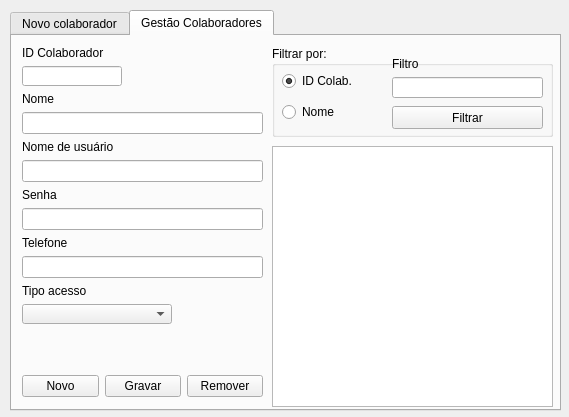
<?xml version="1.0" encoding="UTF-8"?>
<ui version="4.0">
 <class>fm_gestaoColaboradores</class>
 <widget class="QDialog" name="fm_gestaoColaboradores">
  <property name="geometry">
   <rect>
    <x>0</x>
    <y>0</y>
    <width>569</width>
    <height>417</height>
   </rect>
  </property>
  <property name="windowTitle">
   <string>Dialog</string>
  </property>
  <widget class="QTabWidget" name="tabWidget">
   <property name="geometry">
    <rect>
     <x>10</x>
     <y>10</y>
     <width>551</width>
     <height>401</height>
    </rect>
   </property>
   <property name="currentIndex">
    <number>1</number>
   </property>
   <widget class="QWidget" name="tab_novoColaborador">
    <attribute name="title">
     <string>Novo colaborador</string>
    </attribute>
    <widget class="QWidget" name="layoutWidget">
     <property name="geometry">
      <rect>
       <x>10</x>
       <y>10</y>
       <width>521</width>
       <height>221</height>
      </rect>
     </property>
     <layout class="QVBoxLayout" name="verticalLayout_6">
      <item>
       <layout class="QHBoxLayout" name="horizontalLayout_2">
        <item>
         <layout class="QVBoxLayout" name="verticalLayout">
          <item>
           <widget class="QLabel" name="label">
            <property name="text">
             <string>Nome</string>
            </property>
           </widget>
          </item>
          <item>
           <widget class="QLineEdit" name="txt_novo_nomeColab"/>
          </item>
         </layout>
        </item>
        <item>
         <layout class="QVBoxLayout" name="verticalLayout_2">
          <item>
           <widget class="QLabel" name="label_2">
            <property name="text">
             <string>Nome de usuário</string>
            </property>
           </widget>
          </item>
          <item>
           <widget class="QLineEdit" name="txt_novo_userColab"/>
          </item>
         </layout>
        </item>
        <item>
         <layout class="QVBoxLayout" name="verticalLayout_3">
          <item>
           <widget class="QLabel" name="label_3">
            <property name="text">
             <string>Senha</string>
            </property>
           </widget>
          </item>
          <item>
           <widget class="QLineEdit" name="txt_novo_passColab">
            <property name="echoMode">
             <enum>QLineEdit::Password</enum>
            </property>
           </widget>
          </item>
         </layout>
        </item>
       </layout>
      </item>
      <item>
       <spacer name="verticalSpacer">
        <property name="orientation">
         <enum>Qt::Vertical</enum>
        </property>
        <property name="sizeType">
         <enum>QSizePolicy::Fixed</enum>
        </property>
        <property name="sizeHint" stdset="0">
         <size>
          <width>20</width>
          <height>20</height>
         </size>
        </property>
       </spacer>
      </item>
      <item>
       <layout class="QHBoxLayout" name="horizontalLayout_3">
        <item>
         <layout class="QVBoxLayout" name="verticalLayout_4">
          <item>
           <widget class="QLabel" name="label_4">
            <property name="text">
             <string>Telefone</string>
            </property>
           </widget>
          </item>
          <item>
           <widget class="QLineEdit" name="txt_novo_telefoneColab"/>
          </item>
         </layout>
        </item>
        <item>
         <layout class="QVBoxLayout" name="verticalLayout_5">
          <item>
           <widget class="QLabel" name="label_5">
            <property name="text">
             <string>Tipo acesso</string>
            </property>
           </widget>
          </item>
          <item>
           <widget class="QComboBox" name="cb_novo_acessoColab"/>
          </item>
         </layout>
        </item>
        <item>
         <spacer name="horizontalSpacer">
          <property name="orientation">
           <enum>Qt::Horizontal</enum>
          </property>
          <property name="sizeHint" stdset="0">
           <size>
            <width>40</width>
            <height>20</height>
           </size>
          </property>
         </spacer>
        </item>
       </layout>
      </item>
      <item>
       <spacer name="verticalSpacer_2">
        <property name="orientation">
         <enum>Qt::Vertical</enum>
        </property>
        <property name="sizeHint" stdset="0">
         <size>
          <width>20</width>
          <height>40</height>
         </size>
        </property>
       </spacer>
      </item>
      <item>
       <layout class="QHBoxLayout" name="horizontalLayout">
        <item>
         <widget class="QPushButton" name="btn_novo_novoColab">
          <property name="text">
           <string>Novo</string>
          </property>
         </widget>
        </item>
        <item>
         <widget class="QPushButton" name="btn_gravar_novoColab">
          <property name="text">
           <string>Gravar</string>
          </property>
         </widget>
        </item>
       </layout>
      </item>
     </layout>
    </widget>
   </widget>
   <widget class="QWidget" name="tab_gestaoColaboradores">
    <attribute name="title">
     <string>Gestão Colaboradores</string>
    </attribute>
    <widget class="QGroupBox" name="groupBox">
     <property name="geometry">
      <rect>
       <x>260</x>
       <y>10</y>
       <width>281</width>
       <height>91</height>
      </rect>
     </property>
     <property name="title">
      <string>Filtrar por:</string>
     </property>
     <widget class="QPushButton" name="btn_ge_filtrar">
      <property name="geometry">
       <rect>
        <x>120</x>
        <y>60</y>
        <width>151</width>
        <height>23</height>
       </rect>
      </property>
      <property name="text">
       <string>Filtrar</string>
      </property>
     </widget>
     <widget class="QWidget" name="layoutWidget">
      <property name="geometry">
       <rect>
        <x>10</x>
        <y>20</y>
        <width>101</width>
        <height>61</height>
       </rect>
      </property>
      <layout class="QVBoxLayout" name="verticalLayout_13">
       <item>
        <widget class="QRadioButton" name="rb_ge_idColab">
         <property name="text">
          <string>ID Colab.</string>
         </property>
         <property name="checked">
          <bool>true</bool>
         </property>
        </widget>
       </item>
       <item>
        <widget class="QRadioButton" name="rb_ge_nomeColab">
         <property name="text">
          <string>Nome</string>
         </property>
        </widget>
       </item>
      </layout>
     </widget>
     <widget class="QWidget" name="layoutWidget">
      <property name="geometry">
       <rect>
        <x>120</x>
        <y>11</y>
        <width>151</width>
        <height>41</height>
       </rect>
      </property>
      <layout class="QVBoxLayout" name="verticalLayout_14">
       <item>
        <widget class="QLabel" name="label_11">
         <property name="text">
          <string>Filtro</string>
         </property>
        </widget>
       </item>
       <item>
        <widget class="QLineEdit" name="txt_ge_filtro"/>
       </item>
      </layout>
     </widget>
    </widget>
    <widget class="QTableWidget" name="tw_ge_listarColab">
     <property name="geometry">
      <rect>
       <x>260</x>
       <y>110</y>
       <width>281</width>
       <height>261</height>
      </rect>
     </property>
    </widget>
    <widget class="QWidget" name="layoutWidget">
     <property name="geometry">
      <rect>
       <x>10</x>
       <y>10</y>
       <width>241</width>
       <height>351</height>
      </rect>
     </property>
     <layout class="QVBoxLayout" name="verticalLayout_12">
      <item>
       <layout class="QVBoxLayout" name="verticalLayout_7">
        <item>
         <widget class="QLabel" name="label_12">
          <property name="text">
           <string>ID Colaborador</string>
          </property>
         </widget>
        </item>
        <item>
         <widget class="QLineEdit" name="txt_ge_idColab">
          <property name="maximumSize">
           <size>
            <width>100</width>
            <height>20</height>
           </size>
          </property>
          <property name="readOnly">
           <bool>true</bool>
          </property>
         </widget>
        </item>
        <item>
         <widget class="QLabel" name="label_6">
          <property name="text">
           <string>Nome</string>
          </property>
         </widget>
        </item>
        <item>
         <widget class="QLineEdit" name="txt_ge_nomeColab"/>
        </item>
       </layout>
      </item>
      <item>
       <layout class="QVBoxLayout" name="verticalLayout_8">
        <item>
         <widget class="QLabel" name="label_7">
          <property name="text">
           <string>Nome de usuário</string>
          </property>
         </widget>
        </item>
        <item>
         <widget class="QLineEdit" name="txt_ge_userColab"/>
        </item>
       </layout>
      </item>
      <item>
       <layout class="QVBoxLayout" name="verticalLayout_9">
        <item>
         <widget class="QLabel" name="label_8">
          <property name="text">
           <string>Senha</string>
          </property>
         </widget>
        </item>
        <item>
         <widget class="QLineEdit" name="txt_ge_passColab">
          <property name="echoMode">
           <enum>QLineEdit::Password</enum>
          </property>
         </widget>
        </item>
       </layout>
      </item>
      <item>
       <layout class="QVBoxLayout" name="verticalLayout_10">
        <item>
         <widget class="QLabel" name="label_9">
          <property name="text">
           <string>Telefone</string>
          </property>
         </widget>
        </item>
        <item>
         <widget class="QLineEdit" name="txt_ge_telefoneColab"/>
        </item>
       </layout>
      </item>
      <item>
       <layout class="QVBoxLayout" name="verticalLayout_11">
        <item>
         <widget class="QLabel" name="label_10">
          <property name="text">
           <string>Tipo acesso</string>
          </property>
         </widget>
        </item>
        <item>
         <widget class="QComboBox" name="cb_ge_acessoColab">
          <property name="sizePolicy">
           <sizepolicy hsizetype="Fixed" vsizetype="Preferred">
            <horstretch>0</horstretch>
            <verstretch>0</verstretch>
           </sizepolicy>
          </property>
          <property name="maximumSize">
           <size>
            <width>150</width>
            <height>20</height>
           </size>
          </property>
         </widget>
        </item>
        <item>
         <spacer name="verticalSpacer_3">
          <property name="orientation">
           <enum>Qt::Vertical</enum>
          </property>
          <property name="sizeHint" stdset="0">
           <size>
            <width>20</width>
            <height>40</height>
           </size>
          </property>
         </spacer>
        </item>
       </layout>
      </item>
      <item>
       <layout class="QHBoxLayout" name="horizontalLayout_4">
        <item>
         <widget class="QPushButton" name="btn_ge_novo">
          <property name="text">
           <string>Novo</string>
          </property>
         </widget>
        </item>
        <item>
         <widget class="QPushButton" name="btn_ge_gravar">
          <property name="text">
           <string>Gravar</string>
          </property>
         </widget>
        </item>
        <item>
         <widget class="QPushButton" name="pushButton">
          <property name="text">
           <string>Remover</string>
          </property>
         </widget>
        </item>
       </layout>
      </item>
     </layout>
    </widget>
   </widget>
  </widget>
 </widget>
 <resources/>
 <connections/>
</ui>
